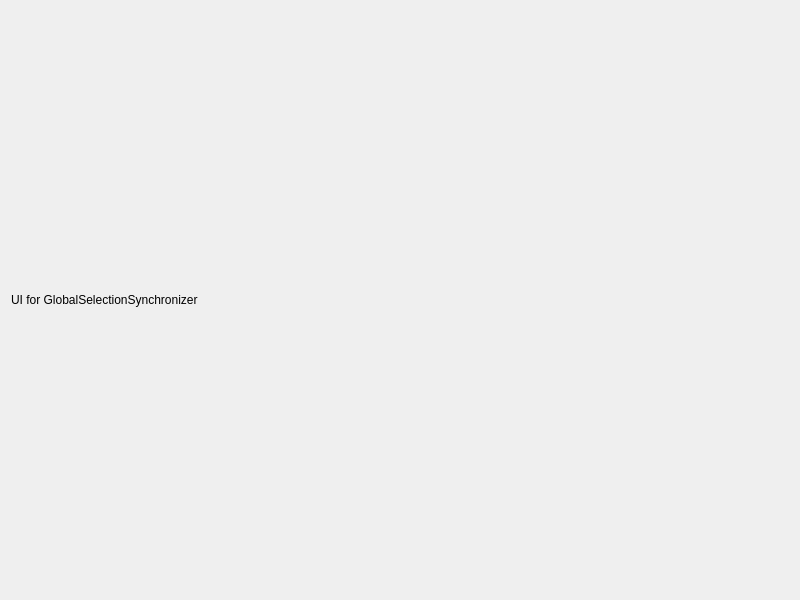
<?xml version="1.0" encoding="UTF-8"?>
<ui version="4.0">
 <class>GlobalSelectionSynchronizer</class>
 <widget class="QDialog" name="globalSelectionSynchronizer">
  <property name="geometry">
   <rect>
    <x>0</x>
    <y>0</y>
    <width>800</width>
    <height>600</height>
   </rect>
  </property>
  <property name="windowTitle">
   <string>Global Selection Synchronizer</string>
  </property>
  <layout class="QVBoxLayout" name="verticalLayout">
   <item>
    <widget class="QLabel" name="label">
     <property name="text">
      <string>UI for GlobalSelectionSynchronizer</string>
     </property>
    </widget>
   </item>
  </layout>
 </widget>
 <resources/>
 <connections/>
</ui>
